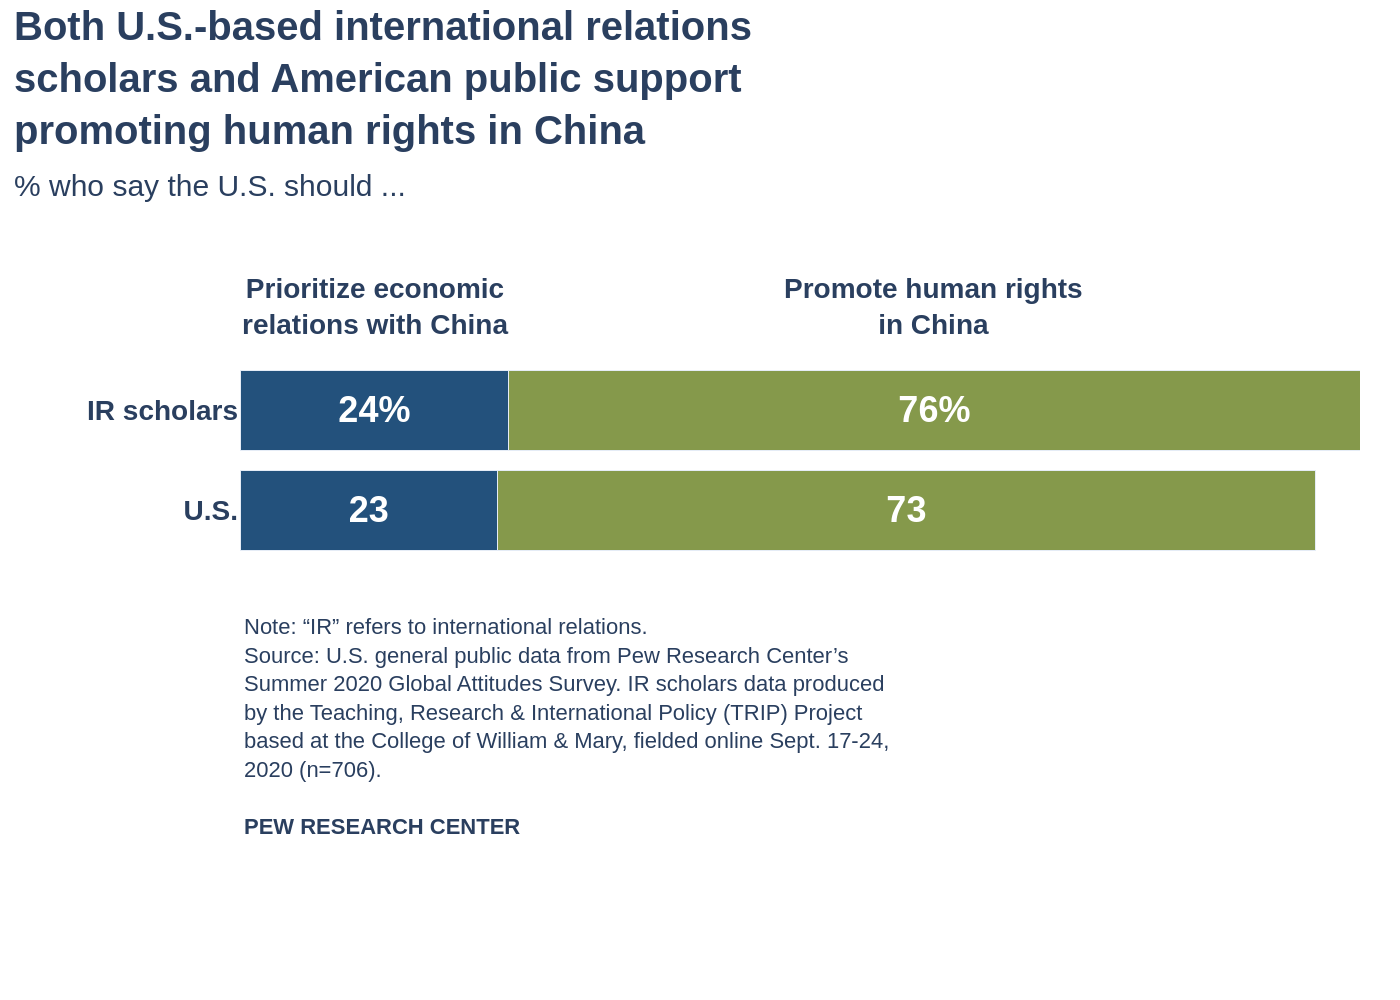

Here is the Python script that generated this plot:
import sys
import json
import plotly.graph_objects as go
from pathlib import Path

# Check for command-line argument
if len(sys.argv) != 2:
    print("Usage: python generate_chart.py <json_file_path>")
    sys.exit(1)

json_path = sys.argv[1]

# Ensure the JSON file exists
if not Path(json_path).is_file():
    print(f"Error: JSON file not found at '{json_path}'")
    sys.exit(1)

# Read data from the specified JSON file
with open(json_path, 'r', encoding='utf-8') as f:
    chart_info = json.load(f)

# Extract data and texts from the JSON structure
chart_data = chart_info['chart_data']
series_names = chart_info['series_names']
texts = chart_info['texts']
colors = chart_info['colors']
categories = [d['category'] for d in chart_data]

# Initialize the figure
fig = go.Figure()

# Add a bar trace for each data series
for i, series_name in enumerate(series_names):
    x_values = [d['values'][i] for d in chart_data]
    text_labels = [d['labels'][i] for d in chart_data]
    fig.add_trace(go.Bar(
        y=categories,
        x=x_values,
        name=series_name,
        orientation='h',
        marker_color=colors[i],
        text=text_labels,
        textposition='inside',
        insidetextanchor='middle',
        textfont=dict(color='white', family='Arial', size=18, weight='bold'),
        hoverinfo='none'
    ))

# Combine title and subtitle using HTML for styling
title_text = f"<b>{texts['title']}</b><br><span style='font-size: 15px;'>{texts['subtitle']}</span>"

# Combine note, source, and footer using HTML
source_text = f"{texts['note']}<br>{texts['source']}<br><br><b>{texts['footer']}</b>"

# Update layout for a clean, publication-ready appearance
fig.update_layout(
    barmode='stack',
    paper_bgcolor='white',
    plot_bgcolor='white',
    showlegend=False,
    font=dict(family="Arial", size=12),
    title=dict(
        text=title_text,
        font=dict(size=20),
        x=0.01,
        y=0.96,
        xanchor='left',
        yanchor='top'
    ),
    xaxis=dict(
        visible=False,
        range=[0, 100]
    ),
    yaxis=dict(
        showgrid=False,
        zeroline=False,
        showline=False,
        autorange='reversed',
        tickfont=dict(size=14, weight='bold')
    ),
    margin=dict(l=120, r=20, t=180, b=220),
    annotations=[] # Initialize list for custom text
)

# Add annotations for column headers above the bars
header_y_position = 1.08
# Calculate center position for the first bar segment
x_pos1 = chart_data[0]['values'][0] / 2
fig.add_annotation(
    x=x_pos1,
    y=header_y_position,
    yref='paper',
    text=f"<b>{series_names[0]}</b>",
    showarrow=False,
    font=dict(size=14),
    xanchor='center',
    yanchor='bottom',
    align='center'
)
# Calculate center position for the second bar segment
x_pos2 = chart_data[0]['values'][0] + (chart_data[0]['values'][1] / 2)
fig.add_annotation(
    x=x_pos2,
    y=header_y_position,
    yref='paper',
    text=f"<b>{series_names[1]}</b>",
    showarrow=False,
    font=dict(size=14),
    xanchor='center',
    yanchor='bottom',
    align='center'
)

# Add a single annotation for the note, source, and footer at the bottom
fig.add_annotation(
    xref='paper', yref='paper',
    x=0, y=-0.25,
    text=source_text,
    showarrow=False,
    align='left',
    xanchor='left',
    yanchor='top',
    font=dict(size=11)
)

# Generate the output PNG file
base_filename = Path(json_path).stem
output_filename = f"{base_filename}.png"
fig.write_image(output_filename, scale=2)

print(f"Chart saved to {output_filename}")
